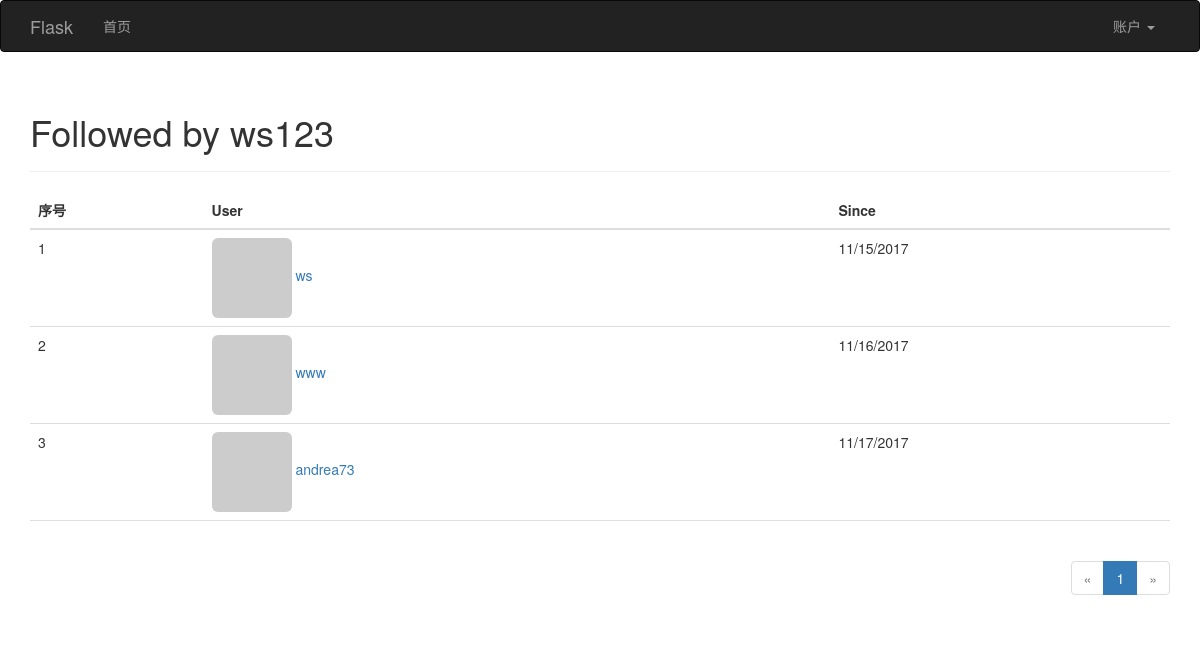
Screenshot of /followed-by/ws123 with the database file from the repository.
### app/models.py (models this page shows, shortened)
class User(UserMixin,db.Model):
    __tablename__='users'
    id=db.Column(db.Integer,primary_key=True)
    email=db.Column(db.String(64),unique=True,index=True)
    username=db.Column(db.String(64),unique=True,index=True)
    password_hash=db.Column(db.String(128))
    role_id=db.Column(db.Integer,db.ForeignKey('roles.id'))
    posts=db.relationship('Post',backref='author',lazy='dynamic')
    confirmed=db.Column(db.Boolean,default=False)
    name=db.Column(db.String(64))
    location=db.Column(db.String(64))
    about_me=db.Column(db.Text())
    member_since=db.Column(db.DateTime(),default=datetime.utcnow)
    last_seen=db.Column(db.DateTime(),default=datetime.utcnow)
    avatar_hash=db.Column(db.String(64))
    comments=db.relationship('Comment',backref='author',lazy='dynamic')
    followed = db.relationship('Follow',
                               foreign_keys=[Follow.follower_id],
                               backref=db.backref('follower', lazy='joined'),
                               lazy='dynamic',
                               cascade='all, delete-orphan')
    followers = db.relationship('Follow',
                                foreign_keys=[Follow.followed_id],
                                backref=db.backref('followed', lazy='joined'),
                                lazy='dynamic',
                                cascade='all, delete-orphan')
    @property
    def password(self):
        raise AttributeError('密码不可读')
    def gravatar(self,size=100,default='identicon',rating='g'):
        if request.is_secure:
            url='https://secure.gravatar.com/avatar'
        else:
            url='http://www.gravatar.com/avatar'
        hashurl=self.avatar_hash  or hashlib.md5(self.email.encode('utf-8')).hexdigest()
        return '{url}/{hash}?s={size}&r={rating}&d={default}'.format(url=url,hash=hashurl,size=size,rating=rating,default=default)

class Follow(db.Model):
    __tablename__= 'follows'
    follower_id = db.Column(db.Integer, db.ForeignKey('users.id'),
                            primary_key=True)
    followed_id = db.Column(db.Integer, db.ForeignKey('users.id'),
                            primary_key=True)
    timestamp=db.Column(db.DateTime,default=datetime.utcnow)

### app/main/views.py (the view)
@main.route('/followed-by/<username>')
def followed_by(username):
    user = User.query.filter_by(username=username).first()
    if user is None:
        flash('Invalid user.')
        return redirect(url_for('.index'))
    page = request.args.get('page', 1, type=int)
    pagination = user.followed.paginate(
        page, per_page=current_app.config['FLASKY_FOLLOWERS_PER_PAGE'],
        error_out=False)
    follows = [{'user': item.followed, 'timestamp': item.timestamp}
               for item in pagination.items if item.followed.username!= username]
    follows=ListtoDict(follows,'num').f
    return render_template('followers.html', user=user, title="Followed by",
                           endpoint='.followed_by', pagination=pagination,
                           follows=follows)

### app/auth/views.py (called while the page is built)
@auth.before_app_request
def before_request():
    if current_user.is_authenticated:
        current_user.ping()
        if not current_user.confirmed \
            and request.endpoint[:5] != 'auth.' \
            and request.endpoint != 'static':
            return redirect(url_for('auth.unconfirmed'))

### app/main/__init__.py (called while the page is built)
@main.app_context_processor
def inject_permissions():
    return dict(Permission=Permission)

### app/main/list_to_dict.py (called while the page is built)
    @classmethod
    def up(self,dict1, dict2):
        dict1.update(dict2)
        return dict1

    @property
    def f(self):
        s = []
        listy = [{self.str: x + 1} for x in range(len(self.listx))]
        for i in range(len(self.listx)):
            dict1=self.listx[i]
            dict2=listy[i]
            dict=ListtoDict.up(dict1,dict2)
            dict=[dict]
            s+=dict
        return s

### app/templates/followers.html (shortened to what this page needs)
{% extends 'base.html' %}
{% import "_macros.html" as macros %}
{% block page_content %}
<div class="page-header">
    <h1>{{ title }} {{ user.username }}</h1>
</div>
<table class="table table-hover followers">
    <thead><tr><th>序号</th><th>User</th><th>Since</th></tr></thead>
    {% for follow in follows %}
        {% if follow.user!=user %}
    <tr>
        <td>{{follow.num}}</td>
        <td>
            <a href="{{ url_for('main.user', username = follow.user.username) }}">
                <img class="img-rounded" src="{{ follow.user.gravatar(size=32) }}">
                {{ follow.user.username }}
            </a>
        </td>
        <td>{{ moment(follow.timestamp).format('L') }}</td>
    </tr>
    {% endif %}
    {% endfor %}
</table>
<div class="pagination">
    {{ macros.pagination_widget(pagination, endpoint, username = user.username) }}
</div>
{% endblock %}

### app/static/styles.css (style rules this page uses)
div.pagination { width: 100%; text-align: right; padding: 0px; margin: 0px; }
.table.followers tr { border-bottom: 1px solid #e0e0e0; }

### rows the page displays
User: username "ws123"
User: user.username "ws"
Follow: timestamp "11/15/2017"
User: user.username "www"
Follow: timestamp "11/16/2017"
User: user.username "andrea73"
Follow: timestamp "11/17/2017"

### other values shown
{{ title }} "Followed by"
{{ follow.num }} "1" "2" "3"
{{ p }} "1"
